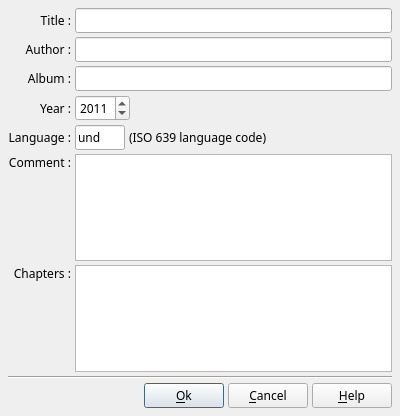
<?xml version="1.0" encoding="UTF-8"?>
<ui version="4.0">
 <class>DlgffDPjrProperties</class>
 <widget class="QDialog" name="DlgffDPjrProperties">
  <property name="geometry">
   <rect>
    <x>0</x>
    <y>0</y>
    <width>400</width>
    <height>416</height>
   </rect>
  </property>
  <property name="font">
   <font>
    <family>Sans Serif</family>
   </font>
  </property>
  <property name="windowTitle">
   <string>Project properties</string>
  </property>
  <layout class="QVBoxLayout" name="verticalLayout">
   <property name="spacing">
    <number>4</number>
   </property>
   <property name="margin">
    <number>8</number>
   </property>
   <item>
    <layout class="QGridLayout" name="gridLayout">
     <item row="0" column="0">
      <widget class="QLabel" name="label">
       <property name="text">
        <string>Title :</string>
       </property>
       <property name="alignment">
        <set>Qt::AlignRight|Qt::AlignTrailing|Qt::AlignVCenter</set>
       </property>
      </widget>
     </item>
     <item row="0" column="1">
      <widget class="QLineEdit" name="TitleED">
       <property name="maxLength">
        <number>30</number>
       </property>
      </widget>
     </item>
     <item row="1" column="0">
      <widget class="QLabel" name="label_2">
       <property name="text">
        <string>Author :</string>
       </property>
       <property name="alignment">
        <set>Qt::AlignRight|Qt::AlignTrailing|Qt::AlignVCenter</set>
       </property>
      </widget>
     </item>
     <item row="2" column="0">
      <widget class="QLabel" name="label_3">
       <property name="text">
        <string>Album :</string>
       </property>
       <property name="alignment">
        <set>Qt::AlignRight|Qt::AlignTrailing|Qt::AlignVCenter</set>
       </property>
      </widget>
     </item>
     <item row="3" column="0">
      <widget class="QLabel" name="label_4">
       <property name="text">
        <string>Year :</string>
       </property>
       <property name="alignment">
        <set>Qt::AlignRight|Qt::AlignTrailing|Qt::AlignVCenter</set>
       </property>
      </widget>
     </item>
     <item row="1" column="1">
      <widget class="QLineEdit" name="AuthorED">
       <property name="maxLength">
        <number>30</number>
       </property>
      </widget>
     </item>
     <item row="2" column="1">
      <widget class="QLineEdit" name="AlbumED">
       <property name="maxLength">
        <number>30</number>
       </property>
      </widget>
     </item>
     <item row="3" column="1">
      <widget class="QSpinBox" name="YearED">
       <property name="sizePolicy">
        <sizepolicy hsizetype="Fixed" vsizetype="Fixed">
         <horstretch>0</horstretch>
         <verstretch>0</verstretch>
        </sizepolicy>
       </property>
       <property name="minimum">
        <number>1970</number>
       </property>
       <property name="maximum">
        <number>2050</number>
       </property>
       <property name="value">
        <number>2011</number>
       </property>
      </widget>
     </item>
     <item row="5" column="1">
      <widget class="QPlainTextEdit" name="CommentED">
       <property name="lineWrapMode">
        <enum>QPlainTextEdit::NoWrap</enum>
       </property>
      </widget>
     </item>
     <item row="4" column="0">
      <widget class="QLabel" name="label_7">
       <property name="text">
        <string>Language :</string>
       </property>
       <property name="alignment">
        <set>Qt::AlignRight|Qt::AlignTrailing|Qt::AlignVCenter</set>
       </property>
      </widget>
     </item>
     <item row="4" column="1">
      <layout class="QHBoxLayout" name="horizontalLayout_10">
       <property name="margin">
        <number>0</number>
       </property>
       <item>
        <widget class="QLineEdit" name="LanguageED">
         <property name="sizePolicy">
          <sizepolicy hsizetype="Fixed" vsizetype="Fixed">
           <horstretch>0</horstretch>
           <verstretch>0</verstretch>
          </sizepolicy>
         </property>
         <property name="minimumSize">
          <size>
           <width>50</width>
           <height>0</height>
          </size>
         </property>
         <property name="maximumSize">
          <size>
           <width>50</width>
           <height>16777215</height>
          </size>
         </property>
         <property name="text">
          <string>und</string>
         </property>
         <property name="maxLength">
          <number>3</number>
         </property>
        </widget>
       </item>
       <item>
        <widget class="QLabel" name="label_6">
         <property name="text">
          <string>(ISO 639 language code)</string>
         </property>
        </widget>
       </item>
      </layout>
     </item>
     <item row="5" column="0">
      <widget class="QLabel" name="label_5">
       <property name="text">
        <string>Comment :</string>
       </property>
       <property name="alignment">
        <set>Qt::AlignRight|Qt::AlignTop|Qt::AlignTrailing</set>
       </property>
      </widget>
     </item>
     <item row="6" column="0">
      <widget class="QLabel" name="label_8">
       <property name="text">
        <string>Chapters :</string>
       </property>
       <property name="alignment">
        <set>Qt::AlignRight|Qt::AlignTop|Qt::AlignTrailing</set>
       </property>
      </widget>
     </item>
     <item row="6" column="1">
      <widget class="QTableWidget" name="ChapterTable"/>
     </item>
    </layout>
   </item>
   <item>
    <widget class="Line" name="line">
     <property name="orientation">
      <enum>Qt::Horizontal</enum>
     </property>
    </widget>
   </item>
   <item>
    <layout class="QHBoxLayout" name="horizontalLayout">
     <property name="spacing">
      <number>4</number>
     </property>
     <item>
      <spacer name="horizontalSpacer">
       <property name="orientation">
        <enum>Qt::Horizontal</enum>
       </property>
       <property name="sizeHint" stdset="0">
        <size>
         <width>40</width>
         <height>20</height>
        </size>
       </property>
      </spacer>
     </item>
     <item>
      <widget class="QPushButton" name="OkBt">
       <property name="toolTip">
        <string>Accept modification and exit dialog box</string>
       </property>
       <property name="text">
        <string>&amp;Ok</string>
       </property>
       <property name="icon">
        <iconset resource="../../RSCffDiaporama.qrc">
         <normaloff>:/img/action_ok.png</normaloff>:/img/action_ok.png</iconset>
       </property>
      </widget>
     </item>
     <item>
      <widget class="QPushButton" name="CancelBt">
       <property name="toolTip">
        <string>Cancel modification and exit dialog box</string>
       </property>
       <property name="text">
        <string>&amp;Cancel</string>
       </property>
       <property name="icon">
        <iconset resource="../../RSCffDiaporama.qrc">
         <normaloff>:/img/action_cancel.png</normaloff>:/img/action_cancel.png</iconset>
       </property>
      </widget>
     </item>
     <item>
      <widget class="QPushButton" name="HelpBT">
       <property name="toolTip">
        <string>Open help page describing this dialog box</string>
       </property>
       <property name="text">
        <string>&amp;Help</string>
       </property>
       <property name="icon">
        <iconset resource="../../RSCffDiaporama.qrc">
         <normaloff>:/img/help.png</normaloff>:/img/help.png</iconset>
       </property>
       <property name="shortcut">
        <string>F1</string>
       </property>
      </widget>
     </item>
    </layout>
   </item>
  </layout>
 </widget>
 <resources>
  <include location="../../RSCffDiaporama.qrc"/>
  <include location="../../RSCffDiaporama.qrc"/>
 </resources>
 <connections/>
</ui>
